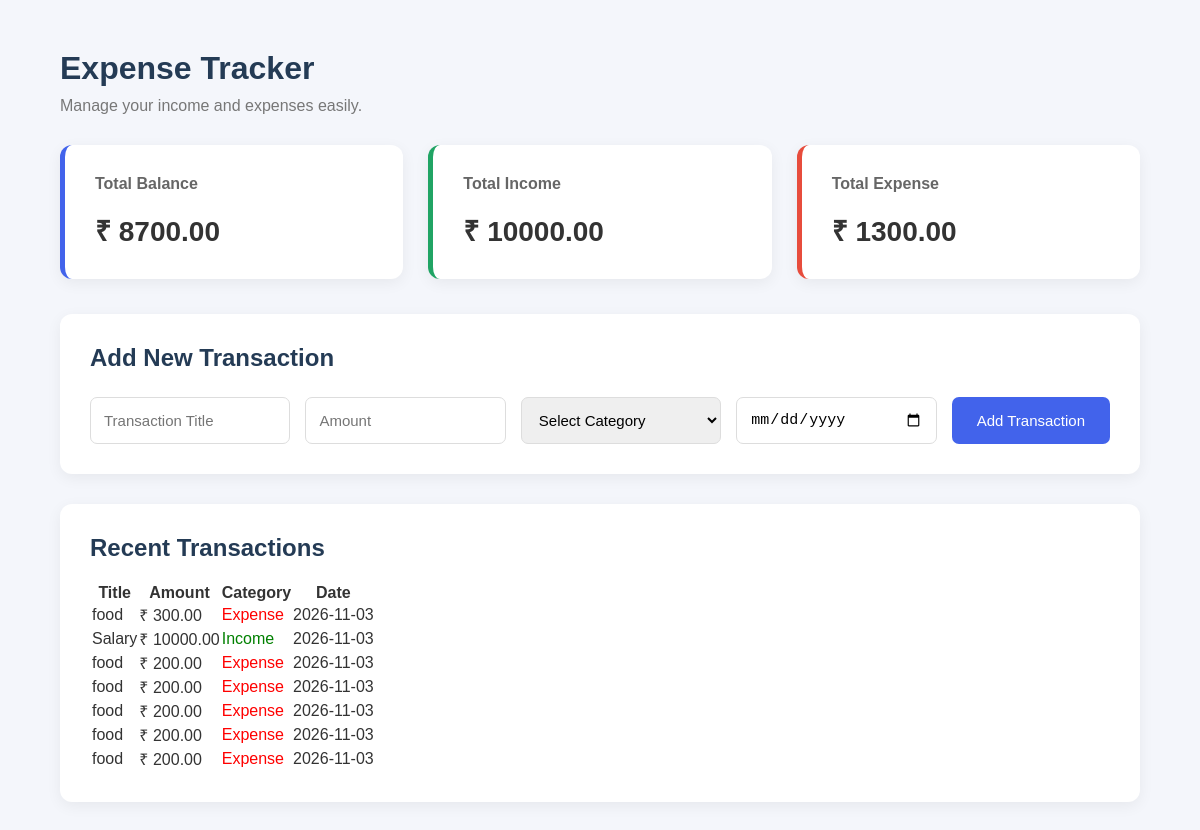
The page / on the database its author committed.
### tables this page shows
CREATE TABLE expenses (
            id INTEGER PRIMARY KEY AUTOINCREMENT,
            title TEXT NOT NULL,
            amount REAL NOT NULL,
            category TEXT NOT NULL,
            date TEXT NOT NULL
        );

### app.py (the view, shortened to what this page needs)
@app.route('/', methods=['GET', 'POST'])
def home():
    conn = sqlite3.connect('database.db')
    cursor = conn.cursor()
    cursor.execute("SELECT * FROM expenses ORDER BY id DESC")
    expenses = cursor.fetchall()
    cursor.execute("""
        SELECT COALESCE(SUM(amount), 0)
        FROM expenses
        WHERE LOWER(TRIM(category)) = 'income'
    """)
    total_income = cursor.fetchone()[0]
    cursor.execute("""
        SELECT COALESCE(SUM(amount), 0)
        FROM expenses
        WHERE LOWER(TRIM(category)) IN
        ('expense', 'food', 'travel', 'shopping',
         'education', 'other')
    """)
    total_expense = cursor.fetchone()[0]
    total_balance = total_income - total_expense
    conn.close()
    return render_template(
        'index.html',
        expenses=expenses,
        total_income=total_income,
        total_expense=total_expense,
        total_balance=total_balance
    )

### templates/index.html (shortened to what this page needs)
<!DOCTYPE html>
<html lang="en">
<head>
    <link rel="stylesheet" href="{{ url_for('static', filename='style.css') }}">
</head>
<body>
    <div class="container">
        <h1>Expense Tracker</h1>
        <p>Manage your income and expenses easily.</p>
        <div class="dashboard">
            <div class="card balance">
                <h3>Total Balance</h3>
                <h2>₹ {{ "%.2f"|format(total_balance) }}</h2>
            </div>
            <div class="card income">
                <h3>Total Income</h3>
                <h2>₹ {{ "%.2f"|format(total_income) }}</h2>
            </div>
            <div class="card expense">
                <h3>Total Expense</h3>
                <h2>₹ {{ "%.2f"|format(total_expense) }}</h2>
            </div>
        </div>
        <div class="add-expense">
            <h2>Add New Transaction</h2>
            <form method="POST" action="/">
                <input
                    type="text"
                    name="title"
                    placeholder="Transaction Title"
                    required
                >
                <input
                    type="number"
                    name="amount"
                    placeholder="Amount"
                    min="0.01"
                    step="0.01"
                    required
                >
                <select name="category" required>
                    <option value="">Select Category</option>
                </select>
                <input
                    type="date"
                    name="date"
                    required
                >
                <button type="submit">Add Transaction</button>
            </form>
        </div>
        <div class="transaction">
            <h2>Recent Transactions</h2>
            <table>
                <thead>
                    <tr>
                        <th>Title</th>
                        <th>Amount</th>
                        <th>Category</th>
                        <th>Date</th>
                    </tr>
                </thead>
                <tbody>
                    {% for expense in expenses %}
                    <tr>
                        <td>{{ expense[1] }}</td>
                        <td>₹ {{ "%.2f"|format(expense[2]) }}</td>
                        <td>
                            {% if expense[3] == 'Income' %}
                                <span style="color: green;">Income</span>
                            {% else %}
                                <span style="color: red;">Expense</span>
                            {% endif %}
                        </td>
                        <td>{{ expense[4] }}</td>
                    </tr>
                    {% endfor %}
                </tbody>
            </table>
        </div>
    </div>
</body>
</html>

### static/style.css (style rules this page uses)
* { margin: 0; padding: 0; box-sizing: border-box; }
body { font-family: Arial, sans-serif; background: #f4f6fb; color: #333; }
.container { width: 90%; max-width: 1100px; margin: 50px auto; }
h1 { font-size: 32px; color: #243b55; margin-bottom: 10px; }
.container > p { color: #777; margin-bottom: 30px; }
.dashboard { display: flex; gap: 25px; margin-bottom: 35px; }
.card { flex: 1; padding: 30px; border-radius: 12px; background: white; box-shadow: 0 4px 15px rgba(0,0,0,0.06); }
.card h3 { color: #666; font-size: 16px; margin-bottom: 18px; }
.card h2 { font-size: 28px; }
.balance { border-left: 5px solid #4263eb; }
.income { border-left: 5px solid #20a464; }
.expense { border-left: 5px solid #e74c3c; }
.transaction { background: white; padding: 30px; border-radius: 12px; box-shadow: 0 4px 15px rgba(0,0,0,0.06); }
.transaction h2 { margin-bottom: 20px; color: #243b55; }
.add-expense { background: white; padding: 30px; border-radius: 12px; margin-bottom: 30px; box-shadow: 0 4px 15px rgba(0,0,0,0.06); }
.add-expense h2 { color: #243b55; margin-bottom: 25px; }
.add-expense form { display: flex; flex-wrap: wrap; gap: 15px; }
.add-expense input, .add-expense select { flex: 1; min-width: 180px; padding: 13px; border: 1px solid #ddd; border-radius: 7px; font-size: 15px; }
.add-expense button { padding: 13px 25px; background: #4263eb; color: white; border: none; border-radius: 7px; cursor: pointer; font-size: 15px; }

### rows shown on the page
expenses: title "food", amount "300.00", category "Expense", date "2026-11-03"
expenses: title "Salary", amount "10000.00", category "Income", date "2026-11-03"
expenses: title "food", amount "200.00", category "Expense", date "2026-11-03"
expenses: title "food", amount "200.00", category "Expense", date "2026-11-03"
expenses: title "food", amount "200.00", category "Expense", date "2026-11-03"
expenses: title "food", amount "200.00", category "Expense", date "2026-11-03"
expenses: title "food", amount "200.00", category "Expense", date "2026-11-03"

### other values the page prints
{{ "%.2f"|format(total_balance) }} "8700.00"
{{ "%.2f"|format(total_income) }} "10000.00"
{{ "%.2f"|format(total_expense) }} "1300.00"
